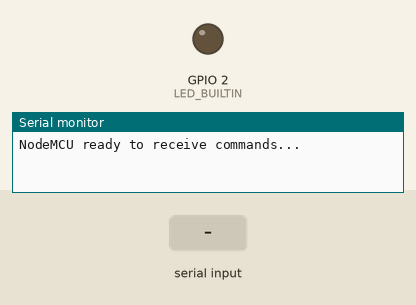
Recording of a sketch running on a simulated ESP32. On the bench: output pins drawn as LEDs (lit = HIGH), the last lines printed to the serial monitor. Inputs (shaded band) come from the test bench.

Above: at 1.2 s.
1.3 s: "1" received over the second serial link
At 2.5 s:
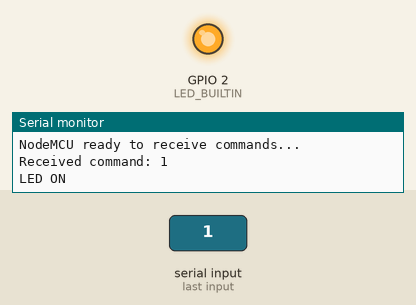
2.8 s: "0" received over the second serial link
At 3.7 s:
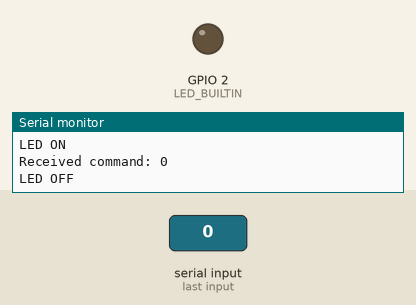
Timing chart, 0 to 5.8 s (numbered marks = the images above; inputs shaded):
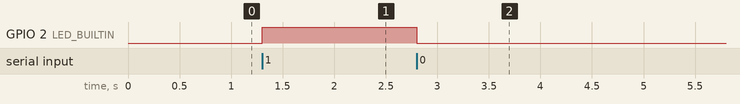

Measured:
- after the input at 1.3 s, GPIO 2 (LED_BUILTIN): LOW → HIGH at once
- after the input at 2.8 s, GPIO 2 (LED_BUILTIN): HIGH → LOW at once

The sketch:

receiver.ino
```cpp
void setup() {


  // Start serial communication for debugging
  Serial.begin(115200);
  Serial1.begin(9600, SERIAL_8N1, 16, 17); // Baud rate should match Arduino's Serial1
  // Initialize the built-in LED pin as an output
  pinMode(LED_BUILTIN, OUTPUT);
  Serial.println("NodeMCU ready to receive commands...");
}

void loop() {
  // Check if data is available from Arduino
  if (Serial1.available()) {
    char command = Serial1.read();

    // Print the received command to the Serial Monitor
    Serial.print("Received command: ");
    Serial.println(command);

    // Control the LED based on the command
    if (command == '1') {
      digitalWrite(LED_BUILTIN, HIGH); // Turn LED on
      Serial.println("LED ON");
    } else if (command == '0') {
      digitalWrite(LED_BUILTIN, LOW); // Turn LED off
      Serial.println("LED OFF");
    }
  }
}
```
